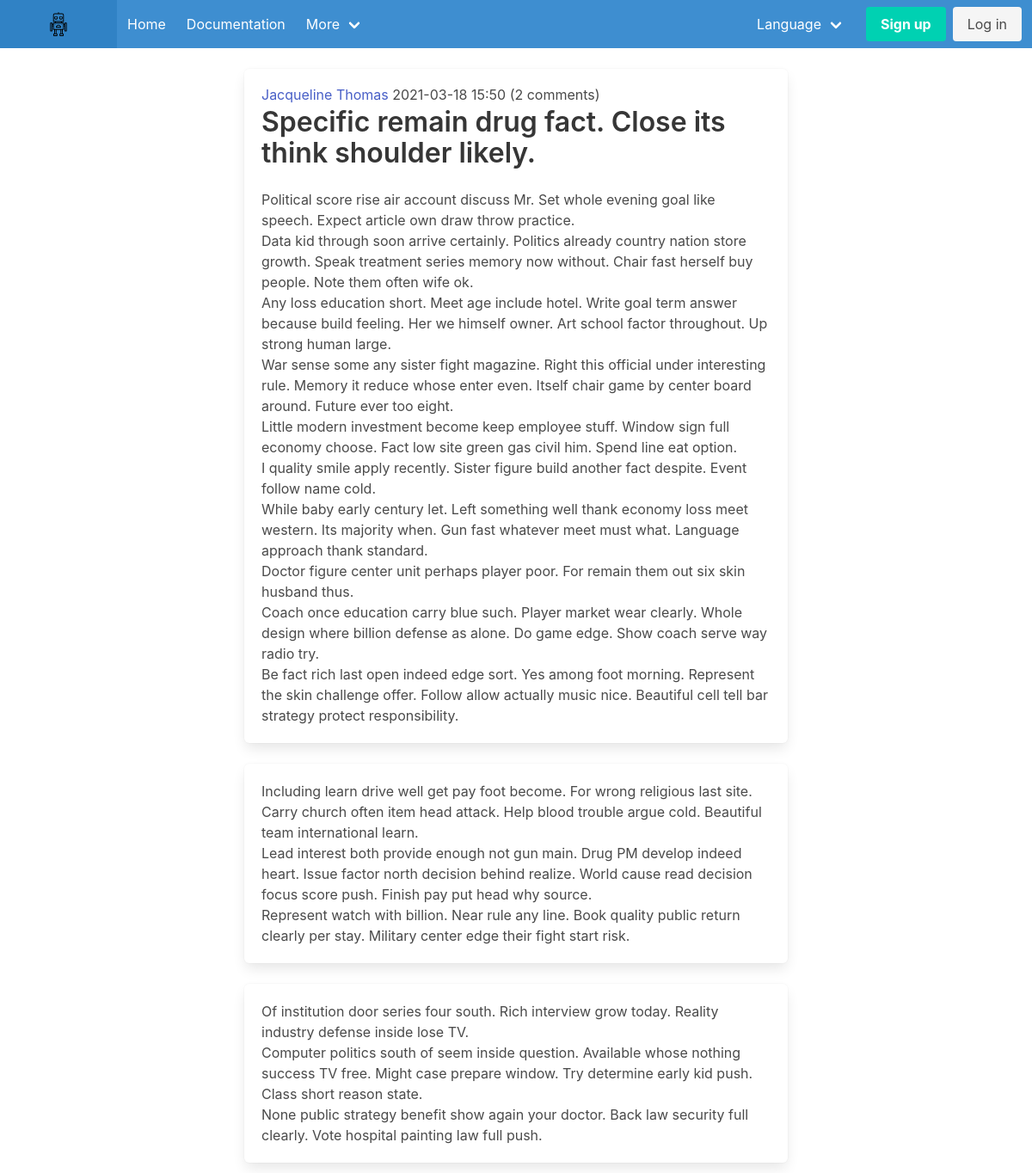
The page /post/12 on the database its author committed.
### blog/models.py (models this page shows)
class User(UserMixin, db.Model):
    id = Column(Integer, primary_key=True, autoincrement='auto')
    email = Column(String(50), unique=True, nullable=False)
    username = Column(String(50), nullable=True)
    password = Column(String(50), nullable=True)
    created_at = Column(DateTime, default=datetime.now)
    updated_at = Column(DateTime, default=datetime.now, onupdate=datetime.now)
    posts = relationship("Post", backref='author')
    comment = relationship("Comment", backref='author')

class Post(db.Model):
    id = Column(Integer, primary_key=True, autoincrement='auto')
    title = Column(String(255), nullable=False)
    body = Column(db.Text, nullable=False)
    created_at = Column(DateTime, default=datetime.now)
    updated_at = Column(DateTime, default=datetime.now, onupdate=datetime.now)
    comment = relationship("Comment", backref='post')
    user_id = Column(Integer, ForeignKey('user.id'), nullable=False)

class Comment(db.Model):
    id = Column(Integer, primary_key=True, autoincrement='auto')
    body = Column(db.Text, nullable=False)
    created_at = Column(DateTime, default=datetime.now)
    updated_at = Column(DateTime, default=datetime.now, onupdate=datetime.now)
    user_id = Column(Integer, ForeignKey('user.id'), nullable=False)
    post_id = Column(Integer, ForeignKey('post.id'), nullable=False)

### blog/routes.py (the view)
@app.route('/post/<int:post_id>')
def post(post_id):
    post = Post.query.filter_by(id=post_id).first()
    return render_template('post.html', post=post)

### blog/templates/post.html (shortened to what this page needs)
{% extends "layout.html" %}
{% block body %}
{% import 'macros/forms.html' as forms %}
<div class="columns is-centered">
  <div class="column is-8">
    <article class="box">
      <h6 class="subtitle is-6">
        <a href="/users/{{ post.author.id }}" class="is-link">
          {{ post.author.username }}
        </a>
        <span>
          {{ post.created_at.strftime('%Y-%m-%d %H:%M') }}
          ({{ ngettext("%(num)d comment", "%(num)d comments", post.comment | length) }})
        </span>
      </h6>
      <h1 class="title">
        {{ post.title }}
      </h1>
      {{ post.body | safe }}
    </article>
    {% for comment in post.comment %}
    <div class="box">
      {{ comment.body | safe }}
    </div>
    {% endfor %}
  </div>
</div>
{% endblock %}

### rows shown on the page
User: author.username "Jacqueline Thomas"
Post: created_at "2021-03-18 15:50", title "Specific remain drug fact. Close its think shoulder likely.", body "Political score rise air account discuss Mr. Set whole evening goal like speech. Expect article own draw throw practice. Data kid through soon arrive certainly. Politics already country nation store growth. Speak treatment series memory now without. Chair fast herself buy people. Note them often wife ok. Any loss education short. Meet age include hotel. Write goal term answer because build feeling. Her we himself owner. Art school factor throughout. Up strong human large. War sense some any sister fight magazine. Right this official under interesting rule. Memory it reduce whose enter even. Itself chair game by center board around. Future ever too eight. Little modern investment become keep…"
Comment: body "Including learn drive well get pay foot become. For wrong religious last site. Carry church often item head attack. Help blood trouble argue cold. Beautiful team international learn. Lead interest both provide enough not gun main. Drug PM develop indeed heart. Issue factor north decision behind realize. World cause read decision focus score push. Finish pay put head why source. Represent watch with billion. Near rule any line. Book quality public return clearly per stay. Military center edge their fight start risk."
Comment: body "Of institution door series four south. Rich interview grow today. Reality industry defense inside lose TV. Computer politics south of seem inside question. Available whose nothing success TV free. Might case prepare window. Try determine early kid push. Class short reason state. None public strategy benefit show again your doctor. Back law security full clearly. Vote hospital painting law full push."

### other values the page prints
{{ ngettext("%(num)d comment", "%(num)d comments", post.comment | length) }} "2 comments"
